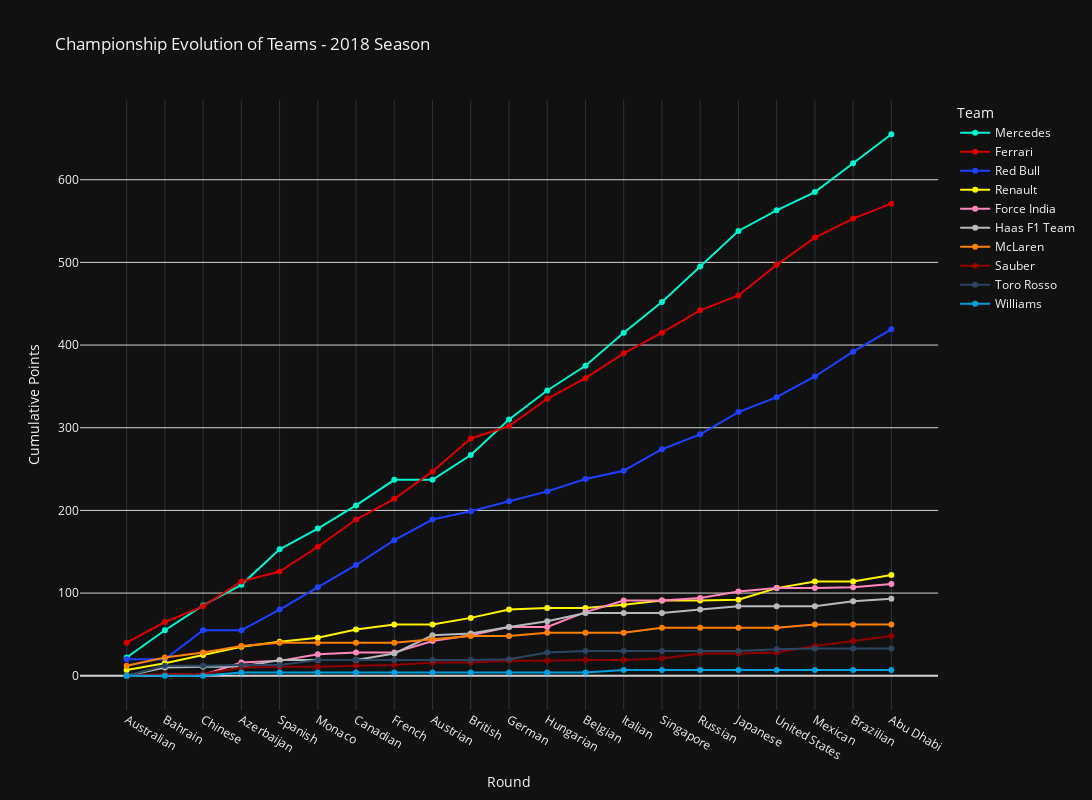

This figure's notebook cell:
### Markdown cell above
### Constructor's championship

### Code cell
plot_constructors_championship(df_constructors, session, top=None)

### Figure 1 — Plotly figure (JSON) as saved in the notebook; plotly's stock layout.template omitted (floating-point values rounded to 4 significant figures)
{"data": [{"line": {"color": "#00f5d0"}, "marker": {"symbol": "circle"}, "mode": "lines+markers", "name": "Mercedes", "type": "scatter", "x": ["Australian", "Bahrain", "Chinese", "Azerbaijan", "Spanish", "Monaco", "Canadian", "French", "Austrian", "British", "German", "Hungarian", "Belgian", "Italian", "Singapore", "Russian", "Japanese", "United States", "Mexican", "Brazilian", "Abu Dhabi"], "y": [22, 55, 85, 110, 153, 178, 206, 237, 237, 267, 310, 345, 375, 415, 452, 495, 538, 563, 585, 620, 655]}, {"line": {"color": "#dc0000"}, "marker": {"symbol": "circle"}, "mode": "lines+markers", "name": "Ferrari", "type": "scatter", "x": ["Australian", "Bahrain", "Chinese", "Azerbaijan", "Spanish", "Monaco", "Canadian", "French", "Austrian", "British", "German", "Hungarian", "Belgian", "Italian", "Singapore", "Russian", "Japanese", "United States", "Mexican", "Brazilian", "Abu Dhabi"], "y": [40, 65, 84, 114, 126, 156, 189, 214, 247, 287, 302, 335, 360, 390, 415, 442, 460, 497, 530, 553, 571]}, {"line": {"color": "#1e41ff"}, "marker": {"symbol": "circle"}, "mode": "lines+markers", "name": "Red Bull", "type": "scatter", "x": ["Australian", "Bahrain", "Chinese", "Azerbaijan", "Spanish", "Monaco", "Canadian", "French", "Austrian", "British", "German", "Hungarian", "Belgian", "Italian", "Singapore", "Russian", "Japanese", "United States", "Mexican", "Brazilian", "Abu Dhabi"], "y": [20, 20, 55, 55, 80, 107, 134, 164, 189, 199, 211, 223, 238, 248, 274, 292, 319, 337, 362, 392, 419]}, {"line": {"color": "#fff500"}, "marker": {"symbol": "circle"}, "mode": "lines+markers", "name": "Renault", "type": "scatter", "x": ["Australian", "Bahrain", "Chinese", "Azerbaijan", "Spanish", "Monaco", "Canadian", "French", "Austrian", "British", "German", "Hungarian", "Belgian", "Italian", "Singapore", "Russian", "Japanese", "United States", "Mexican", "Brazilian", "Abu Dhabi"], "y": [7, 15, 25, 35, 41, 46, 56, 62, 62, 70, 80, 82, 82, 86, 91, 91, 92, 106, 114, 114, 122]}, {"line": {"color": "#ff87bc"}, "marker": {"symbol": "circle"}, "mode": "lines+markers", "name": "Force India", "type": "scatter", "x": ["Australian", "Bahrain", "Chinese", "Azerbaijan", "Spanish", "Monaco", "Canadian", "French", "Austrian", "British", "German", "Hungarian", "Belgian", "Italian", "Singapore", "Russian", "Japanese", "United States", "Mexican", "Brazilian", "Abu Dhabi"], "y": [0, 1, 1, 16, 18, 26, 28, 28, 42, 49, 59, 59, 77, 91, 91, 94, 102, 106, 106, 107, 111]}, {"line": {"color": "#b6babd"}, "marker": {"symbol": "circle"}, "mode": "lines+markers", "name": "Haas F1 Team", "type": "scatter", "x": ["Australian", "Bahrain", "Chinese", "Azerbaijan", "Spanish", "Monaco", "Canadian", "French", "Austrian", "British", "German", "Hungarian", "Belgian", "Italian", "Singapore", "Russian", "Japanese", "United States", "Mexican", "Brazilian", "Abu Dhabi"], "y": [0, 10, 11, 11, 19, 19, 19, 27, 49, 51, 59, 66, 76, 76, 76, 80, 84, 84, 84, 90, 93]}, {"line": {"color": "#ff8000"}, "marker": {"symbol": "circle"}, "mode": "lines+markers", "name": "McLaren", "type": "scatter", "x": ["Australian", "Bahrain", "Chinese", "Azerbaijan", "Spanish", "Monaco", "Canadian", "French", "Austrian", "British", "German", "Hungarian", "Belgian", "Italian", "Singapore", "Russian", "Japanese", "United States", "Mexican", "Brazilian", "Abu Dhabi"], "y": [12, 22, 28, 36, 40, 40, 40, 40, 44, 48, 48, 52, 52, 52, 58, 58, 58, 58, 62, 62, 62]}, {"line": {"color": "#900000"}, "marker": {"symbol": "circle"}, "mode": "lines+markers", "name": "Sauber", "type": "scatter", "x": ["Australian", "Bahrain", "Chinese", "Azerbaijan", "Spanish", "Monaco", "Canadian", "French", "Austrian", "British", "German", "Hungarian", "Belgian", "Italian", "Singapore", "Russian", "Japanese", "United States", "Mexican", "Brazilian", "Abu Dhabi"], "y": [0, 2, 2, 10, 11, 11, 12, 13, 16, 16, 18, 18, 19, 19, 21, 27, 27, 28, 36, 42, 48]}, {"line": {"color": "#2b4562"}, "marker": {"symbol": "circle"}, "mode": "lines+markers", "name": "Toro Rosso", "type": "scatter", "x": ["Australian", "Bahrain", "Chinese", "Azerbaijan", "Spanish", "Monaco", "Canadian", "French", "Austrian", "British", "German", "Hungarian", "Belgian", "Italian", "Singapore", "Russian", "Japanese", "United States", "Mexican", "Brazilian", "Abu Dhabi"], "y": [0, 12, 12, 13, 13, 19, 19, 19, 19, 19, 20, 28, 30, 30, 30, 30, 30, 32, 33, 33, 33]}, {"line": {"color": "#00a0dd"}, "marker": {"symbol": "circle"}, "mode": "lines+markers", "name": "Williams", "type": "scatter", "x": ["Australian", "Bahrain", "Chinese", "Azerbaijan", "Spanish", "Monaco", "Canadian", "French", "Austrian", "British", "German", "Hungarian", "Belgian", "Italian", "Singapore", "Russian", "Japanese", "United States", "Mexican", "Brazilian", "Abu Dhabi"], "y": [0, 0, 0, 4, 4, 4, 4, 4, 4, 4, 4, 4, 4, 7, 7, 7, 7, 7, 7, 7, 7]}], "layout": {"height": 800, "legend": {"title": {"text": "Team"}}, "title": {"text": "Championship Evolution of Teams - 2018 Season"}, "width": 1200, "xaxis": {"tickmode": "array", "tickvals": ["Australian", "Bahrain", "Chinese", "Azerbaijan", "Spanish", "Monaco", "Canadian", "French", "Austrian", "British", "German", "Hungarian", "Belgian", "Italian", "Singapore", "Russian", "Japanese", "United States", "Mexican", "Brazilian", "Abu Dhabi"], "title": {"text": "Round"}}, "yaxis": {"gridcolor": "lightgray", "title": {"text": "Cumulative Points"}, "zerolinecolor": "lightgray"}}}
